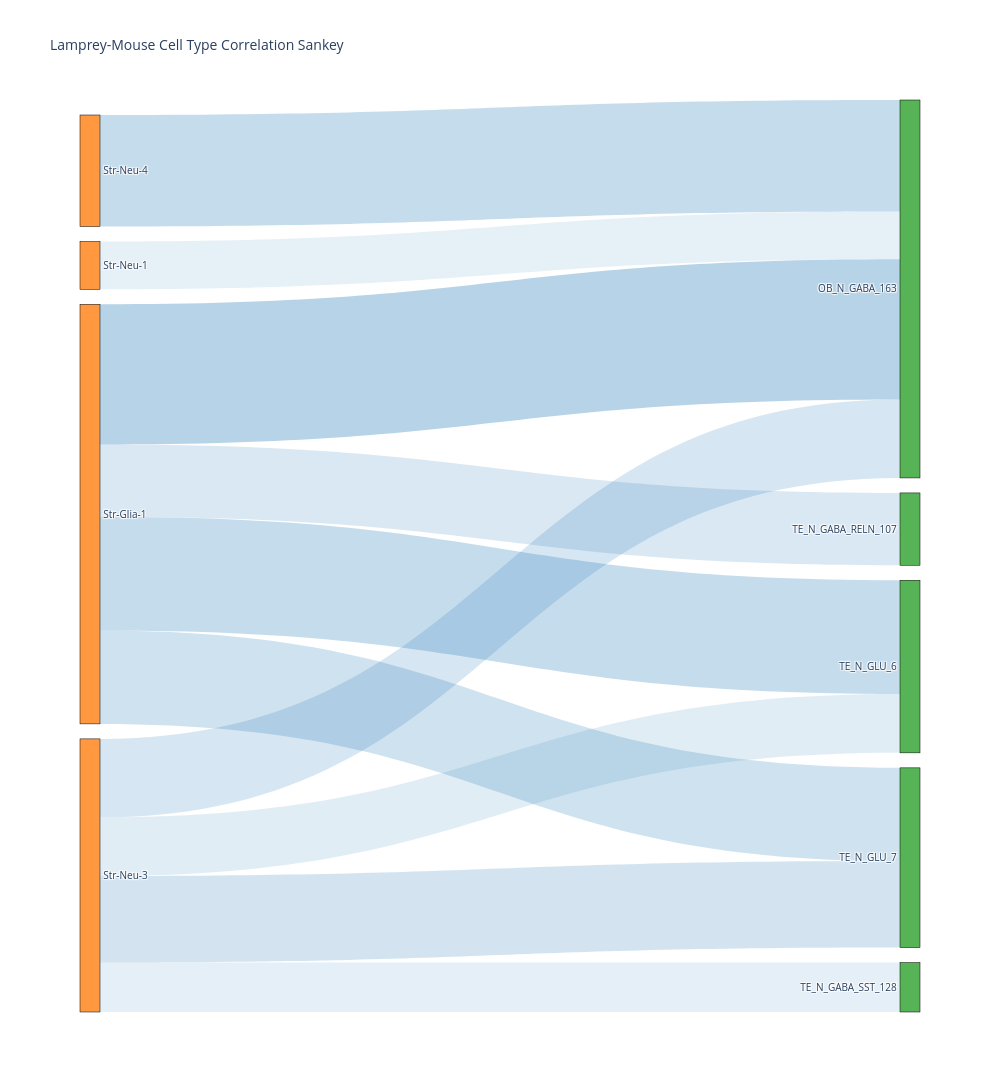

Notebook code cell kept with this figure:
### Code cell
fig = plot_sankey_from_corr(corr_matrix, threshold=0.1, )
fig.write_html('/data/work/22.fusemap/05.stereoalign/02.scvi/04.Striatum/01_20251223/Striatum_3.html')

### Figure 1 — Plotly figure (JSON) as saved in the notebook; plotly's stock layout.template omitted (floating-point values rounded to 4 significant figures)
{"data": [{"link": {"color": ["rgba(31, 119, 180, 0.3201501891757878)", "rgba(31, 119, 180, 0.16514362971070762)", "rgba(31, 119, 180, 0.2598630237459264)", "rgba(31, 119, 180, 0.21298614468119167)", "rgba(31, 119, 180, 0.10913317939375093)", "rgba(31, 119, 180, 0.1791086394079898)", "rgba(31, 119, 180, 0.11285882459175318)", "rgba(31, 119, 180, 0.1342929533730887)", "rgba(31, 119, 180, 0.19742388191563132)", "rgba(31, 119, 180, 0.25462338329566075)"], "source": [0, 0, 0, 0, 1, 3, 3, 3, 3, 4], "target": [9, 10, 16, 17, 9, 9, 11, 16, 17, 9], "value": [0.3202, 0.1651, 0.2599, 0.213, 0.1091, 0.1791, 0.1129, 0.1343, 0.1974, 0.2546]}, "node": {"color": ["rgba(255, 127, 14, 0.8)", "rgba(255, 127, 14, 0.8)", "rgba(255, 127, 14, 0.8)", "rgba(255, 127, 14, 0.8)", "rgba(255, 127, 14, 0.8)", "rgba(255, 127, 14, 0.8)", "rgba(255, 127, 14, 0.8)", "rgba(255, 127, 14, 0.8)", "rgba(44, 160, 44, 0.8)", "rgba(44, 160, 44, 0.8)", "rgba(44, 160, 44, 0.8)", "rgba(44, 160, 44, 0.8)", "rgba(44, 160, 44, 0.8)", "rgba(44, 160, 44, 0.8)", "rgba(44, 160, 44, 0.8)", "rgba(44, 160, 44, 0.8)", "rgba(44, 160, 44, 0.8)", "rgba(44, 160, 44, 0.8)", "rgba(44, 160, 44, 0.8)", "rgba(44, 160, 44, 0.8)"], "label": ["Str-Glia-1", "Str-Neu-1", "Str-Neu-2", "Str-Neu-3", "Str-Neu-4", "Str-Neu-5", "Str-Neu-6", "Str-Neu-7", " MGL_290", " OB_N_GABA_163", " TE_N_GABA_RELN_107", " TE_N_GABA_SST_128", " TE_N_GLU_1", " TE_N_GLU_10", " TE_N_GLU_2", " TE_N_GLU_27", " TE_N_GLU_6", " TE_N_GLU_7", " TE_N_GLU_9", " VLMC_270"], "line": {"color": "black", "width": 0.5}, "pad": 15, "thickness": 20}, "type": "sankey"}], "layout": {"font": {"size": 10}, "height": 1200, "title": {"text": "Lamprey-Mouse Cell Type Correlation Sankey"}, "width": 1000}}
